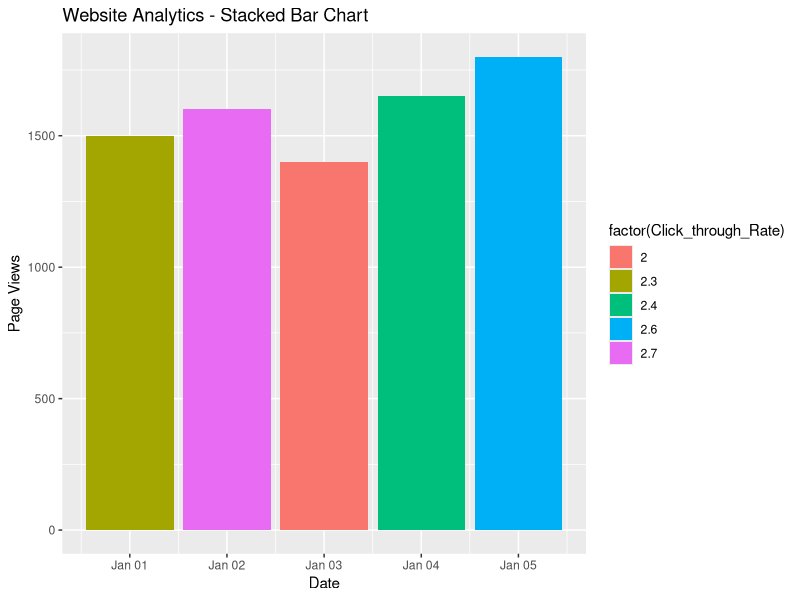
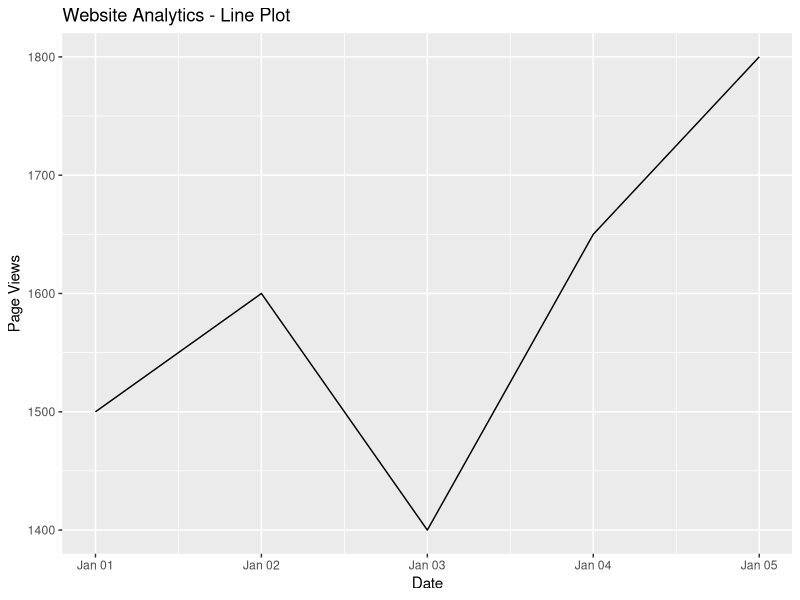
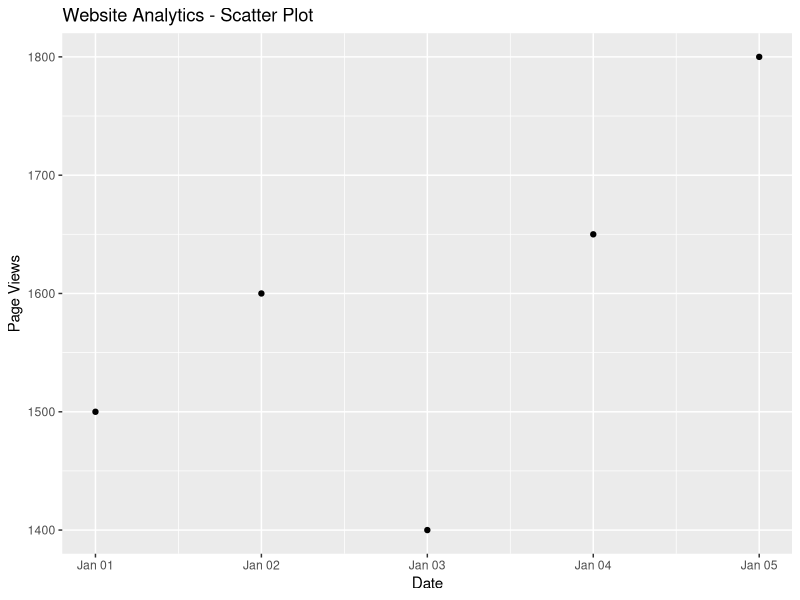
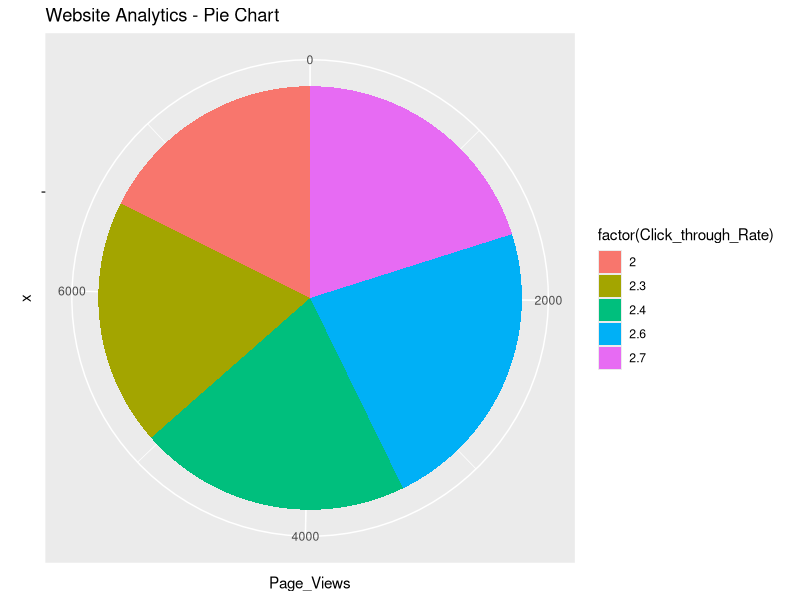
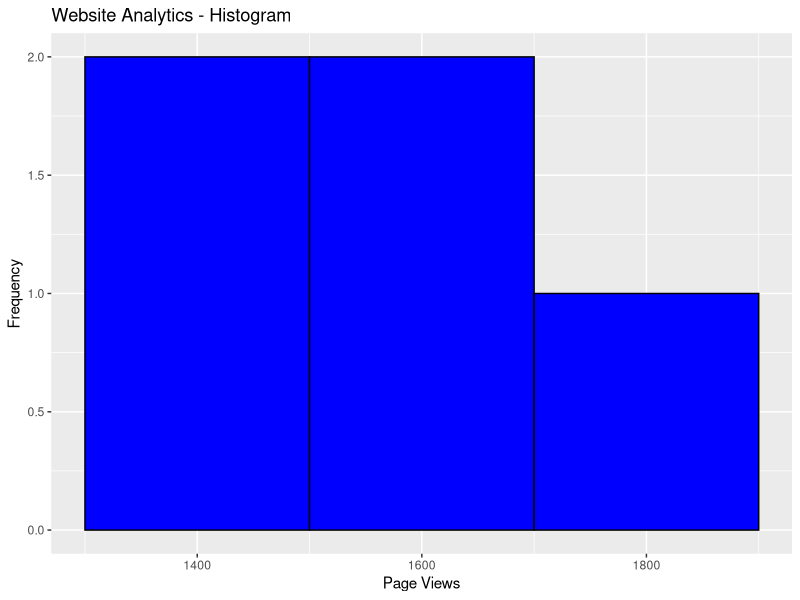

These charts were generated, in order, by the following R code:
# Install and load necessary libraries
install.packages("ggplot2")
library(ggplot2)

# Data
analytics_data <- data.frame(
  Date = as.Date(c("2023-01-01", "2023-01-02", "2023-01-03", "2023-01-04", "2023-01-05")),
  Page_Views = c(1500, 1600, 1400, 1650, 1800),
  Click_through_Rate = c(2.3, 2.7, 2.0, 2.4, 2.6)
)

# Stacked Bar Chart
bar_chart <- ggplot(analytics_data, aes(x = Date, y = Page_Views, fill = factor(Click_through_Rate))) +
  geom_bar(stat = "identity") +
  labs(title = "Website Analytics - Stacked Bar Chart", x = "Date", y = "Page Views")

# Line Plot
line_plot <- ggplot(analytics_data, aes(x = Date, y = Page_Views, group = 1)) +
  geom_line() +
  labs(title = "Website Analytics - Line Plot", x = "Date", y = "Page Views")

# Scatter Plot
scatter_plot <- ggplot(analytics_data, aes(x = Date, y = Page_Views)) +
  geom_point() +
  labs(title = "Website Analytics - Scatter Plot", x = "Date", y = "Page Views")

# Pie Chart
pie_chart <- ggplot(analytics_data, aes(x = "", y = Page_Views, fill = factor(Click_through_Rate))) +
  geom_bar(stat = "identity", width = 1) +
  coord_polar(theta = "y") +
  labs(title = "Website Analytics - Pie Chart")

# Histogram
histogram <- ggplot(analytics_data, aes(x = Page_Views)) +
  geom_histogram(binwidth = 200, fill = "blue", color = "black") +
  labs(title = "Website Analytics - Histogram", x = "Page Views", y = "Frequency")

# Display the plots
print(bar_chart)
print(line_plot)
print(scatter_plot)
print(pie_chart)
print(histogram)

